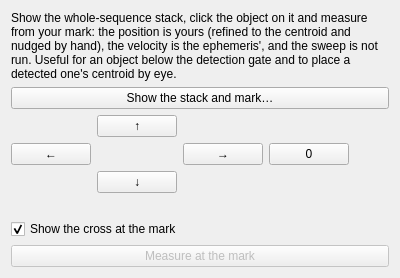
<?xml version="1.0" encoding="UTF-8"?>
<!--
  UFE Astrometry tab: the manual mode for a faint object, in its own small
  non-modal window (ADR-065). The tab keeps only the checkbox and shows
  this dialog while it is checked; the tab owns the behaviour (it writes
  the base stack, arms the mark and wires the arrows). Loaded by
  gui/ufe_manual_stack_dialog.py through gui/ui_loader.py; the class tag
  matches the Python class so the i18n context carries over. The readouts
  are data: code sets them.
-->
<ui version="4.0">
 <class>UfeManualStackDialog</class>
 <widget class="QWidget" name="UfeManualStackDialog">
  <layout class="QVBoxLayout" name="vbox_manual">
   <property name="leftMargin"><number>11</number></property>
   <property name="topMargin"><number>11</number></property>
   <property name="rightMargin"><number>11</number></property>
   <property name="bottomMargin"><number>11</number></property>
   <item>
    <widget class="QLabel" name="lbl_manual_hint">
     <property name="text">
      <string>Show the whole-sequence stack, click the object on it and measure from your mark: the position is yours (refined to the centroid and nudged by hand), the velocity is the ephemeris', and the sweep is not run. Useful for an object below the detection gate and to place a detected one's centroid by eye.</string>
     </property>
     <property name="wordWrap">
      <bool>true</bool>
     </property>
    </widget>
   </item>
   <item>
    <widget class="QPushButton" name="btn_manual_show">
     <property name="text"><string>Show the stack and mark…</string></property>
     <property name="toolTip">
      <string>Brings the whole-sequence stack to the main view and arms the mark: click the object on it. The click is refined to the local centroid. The stack is saved with the run, so this works on a run reopened later too</string>
     </property>
    </widget>
   </item>
   <item>
    <layout class="QHBoxLayout" name="row_manual">
     <item>
      <layout class="QGridLayout" name="grid_nudge">
       <item row="0" column="1"><widget class="QPushButton" name="btn_up"><property name="text"><string>↑</string></property><property name="toolTip"><string>Move the mark up 0.1 px</string></property></widget></item>
       <item row="1" column="0"><widget class="QPushButton" name="btn_left"><property name="text"><string>←</string></property><property name="toolTip"><string>Move the mark left 0.1 px</string></property></widget></item>
       <item row="1" column="1"><widget class="QLabel" name="lbl_nudge"><property name="text"><string/></property><property name="alignment"><set>Qt::AlignCenter</set></property><property name="minimumSize"><size><width>80</width><height>0</height></size></property></widget></item>
       <item row="1" column="2"><widget class="QPushButton" name="btn_right"><property name="text"><string>→</string></property><property name="toolTip"><string>Move the mark right 0.1 px</string></property></widget></item>
       <item row="2" column="1"><widget class="QPushButton" name="btn_down"><property name="text"><string>↓</string></property><property name="toolTip"><string>Move the mark down 0.1 px</string></property></widget></item>
      </layout>
     </item>
     <item>
      <widget class="QPushButton" name="btn_nudge_reset">
       <property name="text"><string>0</string></property>
       <property name="toolTip"><string>Back to the marked centroid</string></property>
      </widget>
     </item>
     <item>
      <spacer name="hsp_manual">
       <property name="orientation"><enum>Qt::Horizontal</enum></property>
       <property name="sizeHint" stdset="0"><size><width>40</width><height>20</height></size></property>
      </spacer>
     </item>
    </layout>
   </item>
   <item>
    <widget class="QLabel" name="lbl_manual_mark">
     <property name="text"><string/></property>
     <property name="wordWrap"><bool>true</bool></property>
    </widget>
   </item>
   <item>
    <widget class="QCheckBox" name="chk_show_cross">
     <property name="checked"><bool>true</bool></property>
     <property name="text"><string>Show the cross at the mark</string></property>
     <property name="toolTip">
      <string>A short crosshair on the marked point, so you can see exactly where the centroid sits while you nudge it. Turn it off for an unobstructed look</string>
     </property>
    </widget>
   </item>
   <item>
    <widget class="QPushButton" name="btn_manual_measure">
     <property name="enabled"><bool>false</bool></property>
     <property name="text"><string>Measure at the mark</string></property>
     <property name="toolTip">
      <string>Runs the pipeline again with the object centred on your mark: the detection gate is bypassed (your mark is the detection) and the velocity sweep is not run</string>
     </property>
    </widget>
   </item>
  </layout>
 </widget>
 <resources/>
 <connections/>
</ui>
